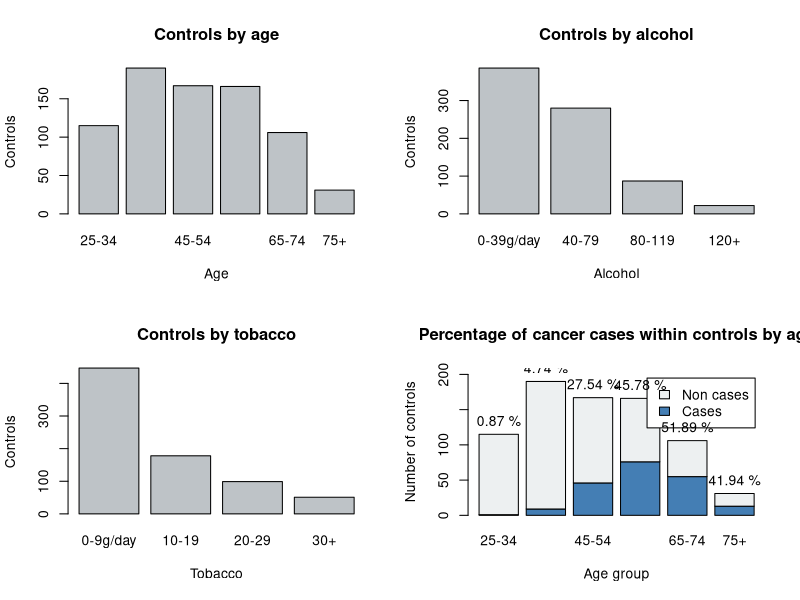
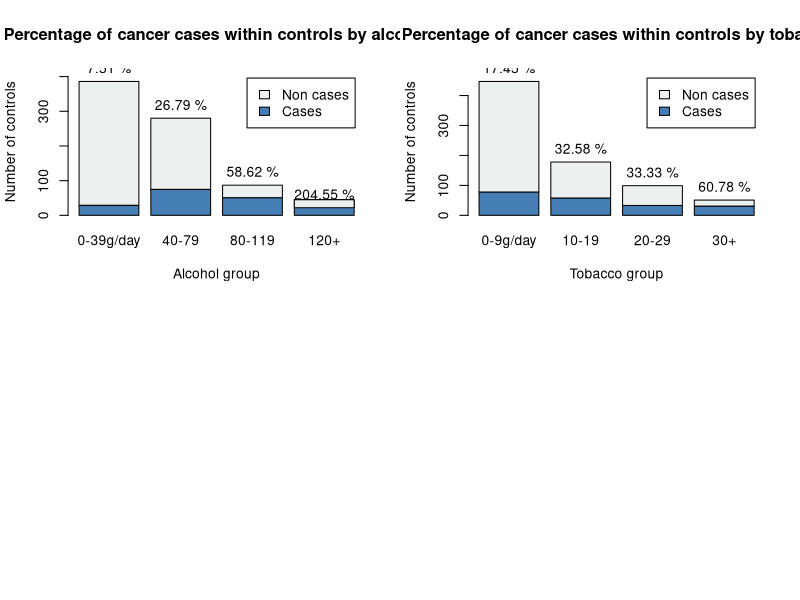
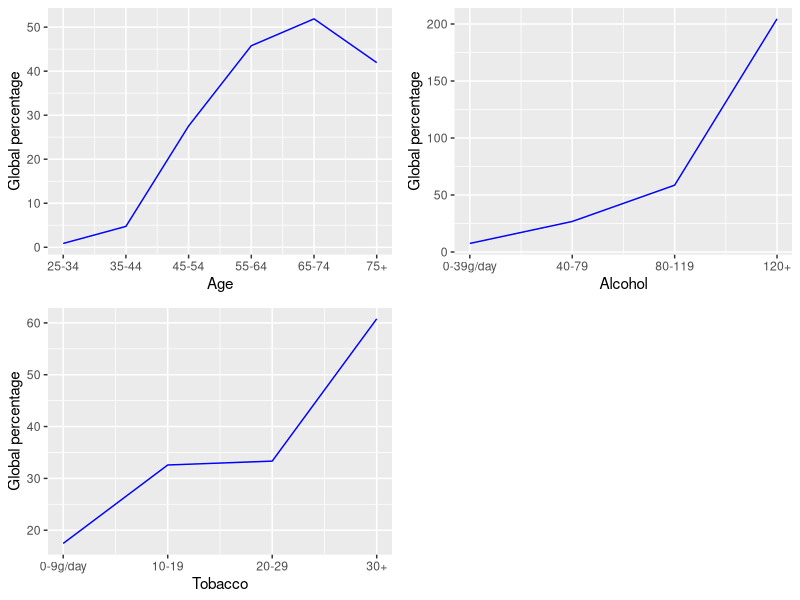
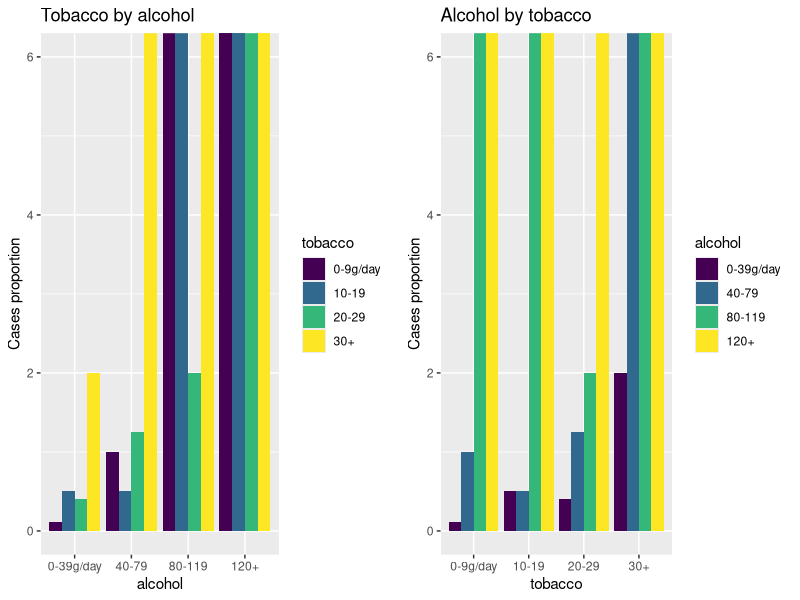

These figures' R source, in order: (Note: this script raises an error after producing the figures.)
## ---- chunk 1
knitr::opts_chunk$set(echo = TRUE)
## ---- chunk 2
head(esoph, 8)
cat("Number of combinations: ", dim(esoph)[1], "\nNumber of persons controlled: ",
    sum(esoph$ncontrols))
## ---- chunk 3
summary(esoph)
## ---- chunk 4
tapply(esoph$ncontrols, esoph$agegp, sum)
## ---- chunk 5
par(mfrow=c(2, 2)) 
barplot(tapply(esoph$ncontrols, esoph$agegp, sum), col="#BEC3C7",
        xlab="Age", ylab="Controls", main="Controls by age")
barplot(tapply(esoph$ncontrols, esoph$alcgp, sum), col="#BEC3C7",
        xlab="Alcohol", ylab="Controls", main="Controls by alcohol")
barplot(tapply(esoph$ncontrols, esoph$tobgp, sum), col="#BEC3C7",
        xlab="Tobacco", ylab="Controls", main="Controls by tobacco")
## ---- chunk 6
# Age
age_cases <- tapply(esoph$ncases, esoph$agegp, sum)
age_controls <- tapply(esoph$ncontrols, esoph$agegp, sum)
non_age_cases <- age_controls - age_cases
age_proportions <- age_cases / age_controls * 100
age_ylim <- c(0, 1.1 * max(age_controls))

# Alcohol
alc_cases <- tapply(esoph$ncases, esoph$alcgp, sum)
alc_controls <- tapply(esoph$ncontrols, esoph$alcgp, sum)
non_alc_cases <- alc_controls - alc_cases
alc_proportions <- alc_cases / alc_controls * 100
alc_ylim <- c(0, 1.1 * max(alc_controls))

# Tobacco
tob_cases <- tapply(esoph$ncases, esoph$tobgp, sum)
tob_controls <- tapply(esoph$ncontrols, esoph$tobgp, sum)
non_tob_cases <- tob_controls - tob_cases
tob_proportions <- tob_cases / tob_controls * 100
tob_ylim <- c(0, 1.1 * max(tob_controls))

# Plots
legend <- c("Cases", "Non cases")
colours <- c("#447EB4", "#EDF0F1")
ylab <- "Number of controls"

age_plot <- barplot(rbind(age_cases, non_age_cases), ylim=age_ylim, legend=legend,
                col=colours, xlab="Age group", ylab=ylab,
                main="Percentage of cancer cases within controls by age")
text(x=age_plot, y=age_controls, label=paste(round(age_proportions, 2), "%"), pos=3)

alc_plot <- barplot(rbind(alc_cases, non_alc_cases), ylim=alc_ylim, legend=legend,
                col=colours, xlab="Alcohol group", ylab=ylab,
                main="Percentage of cancer cases within controls by alcohol")
text(x=alc_plot, y=alc_controls, label=paste(round(alc_proportions, 2), "%"), pos=3)

tob_plot <- barplot(rbind(tob_cases, non_tob_cases), ylim=tob_ylim, legend=legend,
                col=colours, xlab="Tobacco group", ylab=ylab,
                main="Percentage of cancer cases within controls by tobacco")
text(x=tob_plot, y=tob_controls, label=paste(round(tob_proportions, 2), "%"), pos=3)
## ---- chunk 7
library(ggplot2)
library(ggpubr)

age_plot <- ggplot(as.data.frame(age_proportions), aes(x=c(0:5), y=age_proportions)) +
  geom_line(col="blue") + scale_x_continuous(labels=levels(esoph$age)) +
  labs(x="Age", y="Global percentage")
alc_plot <- ggplot(as.data.frame(alc_proportions), aes(x=c(0:3), y=alc_proportions)) +
  geom_line(col="blue") + scale_x_continuous(labels=levels(esoph$alcgp)) +
  labs(x="Alcohol", y="Global percentage")
tob_plot <- ggplot(as.data.frame(tob_proportions), aes(x=c(0:3), y=tob_proportions)) +
  geom_line(col="blue") + scale_x_continuous(labels=levels(esoph$tobgp)) +
  labs(x="Tobacco", y="Global percentage")

ggarrange(age_plot, alc_plot, tob_plot)
## ---- chunk 8
age_table <- xtabs(cbind(ncases, ncontrols) ~ agegp, data=esoph)
chisq.test(age_table)
## ---- chunk 9
alc_table <- xtabs(cbind(ncases, ncontrols) ~ alcgp, data=esoph)
chisq.test(alc_table)
## ---- chunk 10
tob_table <- xtabs(cbind(ncases, ncontrols) ~ tobgp, data=esoph)
chisq.test(tob_table)
## ---- chunk 11
# Columns
age <- esoph$agegp
alcohol <- esoph$alcgp
tobacco <- esoph$tobgp
prop_cases <- esoph$ncases / esoph$ncontrols

# Dataset
esoph_prop <- data.frame(age, alcohol, tobacco, prop_cases)
summary(esoph_prop$prop_cases)
## ---- chunk 12
alc_tob <- ggplot(esoph_prop, aes(alcohol, prop_cases, fill=tobacco)) +
  geom_bar(stat="identity", position="dodge") +
  labs(title="Tobacco by alcohol", y="Cases proportion")
tob_alc <- ggplot(esoph_prop, aes(tobacco, prop_cases, fill=alcohol)) +
  geom_bar(stat="identity", position="dodge") +
  labs(title="Alcohol by tobacco", y="Cases proportion")

ggarrange(alc_tob, tob_alc)
## ---- chunk 13
X <- esoph_prop$prop_cases
y_age <- as.numeric(esoph_prop$age) - 1

age_model <- lm(X ~ y_age)
summary(age_model)
## ---- chunk 14
ggplot(esoph_prop, aes(x=y_age, y=X)) + geom_point() + geom_smooth(method="lm") +
  stat_regline_equation(label.x=0.01, label.y=0.35) +
  scale_x_continuous(labels=levels(esoph_prop$age)) +
  labs(x="Age Groups", y="Proportion of cancers (%)") + theme_bw()
## ---- chunk 15
y_alc <- as.numeric(esoph_prop$alcohol) - 1

alc_model <- lm(X ~ y_alc)
summary(alc_model)
## ---- chunk 16
ggplot(esoph_prop, aes(x=y_alc, y=X)) + geom_point() + geom_smooth(method="lm") +
  stat_regline_equation(label.x=0.2, label.y=0.35) +
  scale_x_continuous(labels=levels(esoph_prop$alcohol)) +
  labs(x="Alcohol Groups", y="Proportion of cancers (%)") + theme_bw()
## ---- chunk 17
y_tob <- as.numeric(esoph_prop$tobacco) - 1

tob_model <- lm(X ~ y_tob)
summary(tob_model)
## ---- chunk 18
ggplot(esoph_prop, aes(x=y_tob, y=X)) + geom_point() + geom_smooth(method="lm") +
  stat_regline_equation(label.x=0.2, label.y=0.5) +
  scale_x_continuous(labels=levels(esoph_prop$tobacco)) +
  labs(x="Tobacco Groups", y="Proportion of cancers (%)") + theme_bw()
